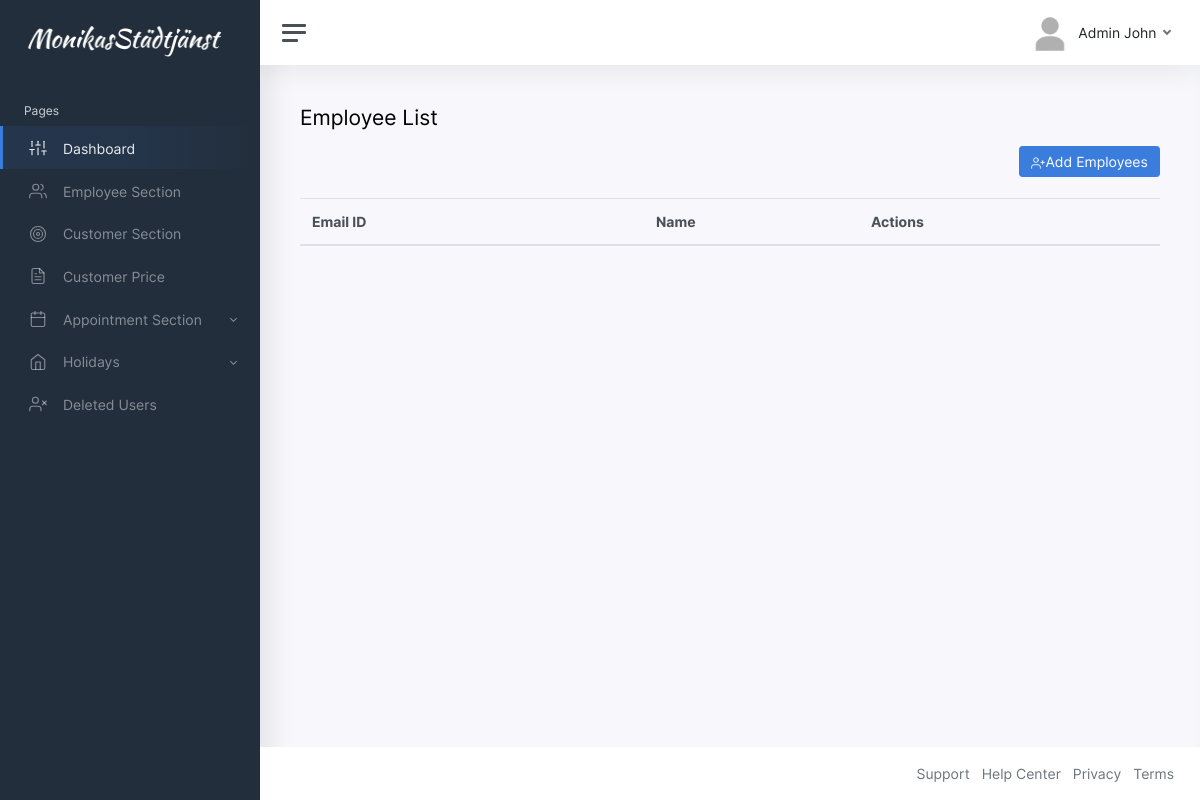
Before: /employee-list.php (signed in) with the older database file.
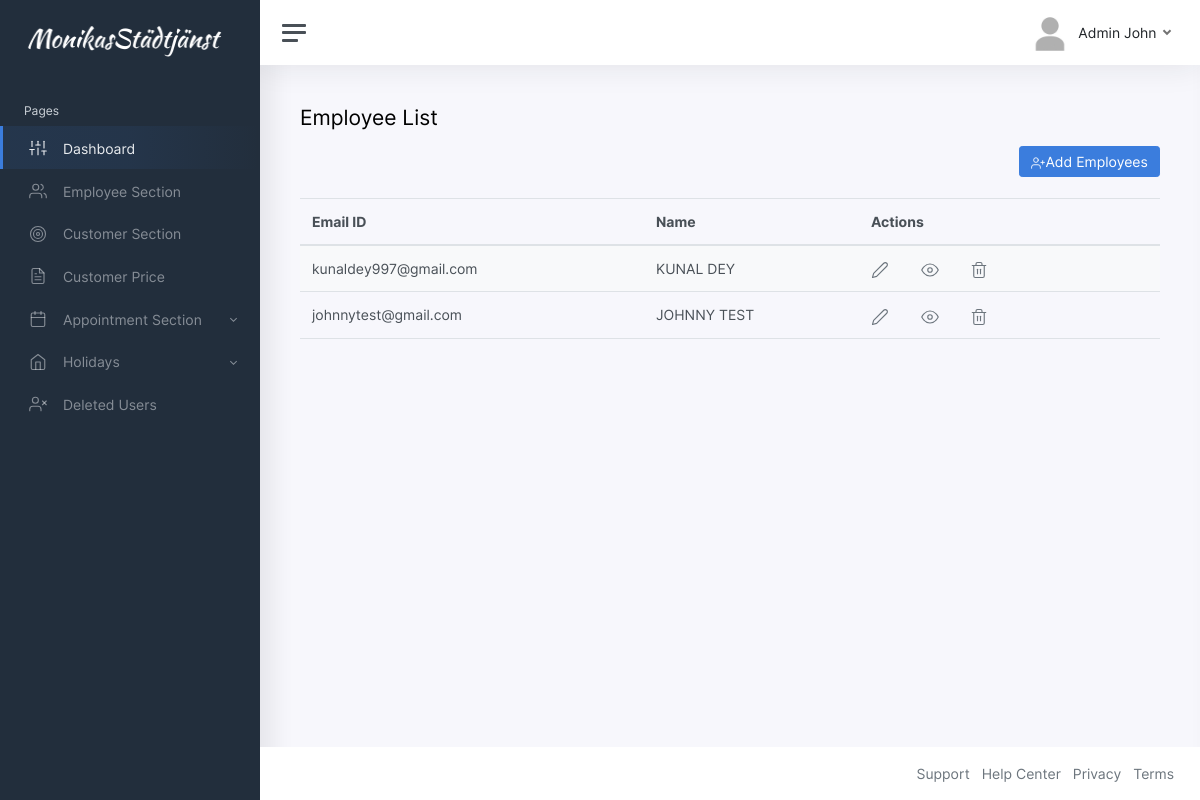
After: the same page with the newer database file.
### tables this page shows
CREATE TABLE `users` (
  `id` int(255) NOT NULL,
  `user_id` varchar(100) NOT NULL,
  `password` varchar(100) NOT NULL,
  `role` varchar(100) NOT NULL,
  `name` varchar(100) NOT NULL,
  `deleted_at` datetime(6) DEFAULT NULL
);

### employee-list.php (the view, shortened to what this page needs)
<?php
include "connection.php";
?>
<!DOCTYPE html>
<html lang="en">
<?php include("head.php"); ?>
<body>
	<div class="wrapper">
		<nav id="sidebar" class="sidebar">
			<div class="sidebar-content js-simplebar">
        <?php include("sidebar.php"); ?>
			</div>
		</nav>
		<div class="main">
			<nav class="navbar navbar-expand navbar-light navbar-bg">
				<a class="sidebar-toggle d-flex">
          <i class="hamburger align-self-center"></i>
        </a>
				<?php include("navbar.php"); ?>
			</nav>
			<main class="content">
				<div class="container-fluid p-0">
					<h1 class="h3 mb-3">Employee List</h1>
					<div class="row">
					<div class="col-md-12">
						<button class="btn btn-primary" style="float:right;"><a style="color:white;text-decoration: none;" href="add-employee.php"><i class="align-middle" data-feather="user-plus"></i>Add Employees</a></button>
					</div>
						<div class="col-md-12">
								<table id="employee-list"class="table table-striped">
									<thead>
										<tr>
											<th style="width:40%;">Email ID</th>
											<th style="width:25%">Name</th>
											<th>Actions</th>
										</tr>
									</thead>
									<tbody>
                                        <?php
											$role="employee";
											$result = mysqli_query($db,"SELECT id,user_id,name from `users` where role='$role' AND deleted_at is NULL;");
											if ($result->num_rows > 0) {?>
                                             <?php
                                                while($row = $result->fetch_assoc()) {
                                                echo "<tr><td>".$row["user_id"]."</td><td>".$row["name"]."</td><td class='table-action'><a href='edit-employee.php?id=".$row['user_id']."'><i class='align-middle' data-feather='edit-2'></i></a>&nbsp&nbsp&nbsp&nbsp&nbsp&nbsp&nbsp&nbsp<a href='view-employee.php?id=".$row['user_id']."'><i class='align-middle' data-feather='eye'></i></a>&nbsp&nbsp&nbsp&nbsp&nbsp&nbsp&nbsp&nbsp<a href='delete-employee.php?id=".$row['id']."'><i class='align-middle' data-feather='trash-2'></i></a></td></tr>";
                                                ?>
                                                <?php
                                                }
                                            }
                                            ?>
									</tbody>
								</table>
						</div>
					</div>
				</div>
			</main>
			<?php include("footer.php"); ?>
		</div>
	</div>
</body>
</html>

Changed rows visible on the page:
added users: user "kunaldey997@gmail.com", name "KUNAL DEY"
added users: user "johnnytest@gmail.com", name "JOHNNY TEST"
